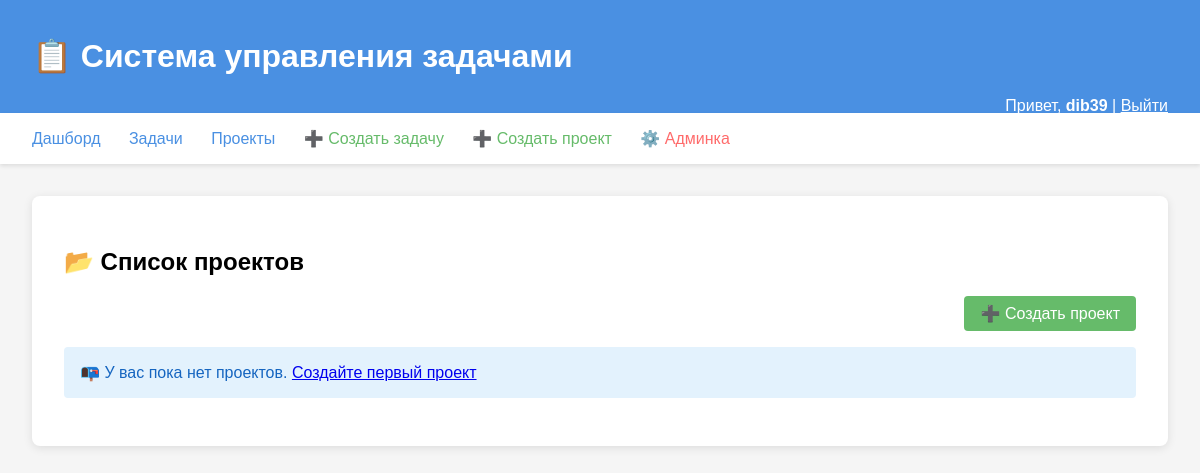
The app's page /lab6/projects/ (signed in), older data.
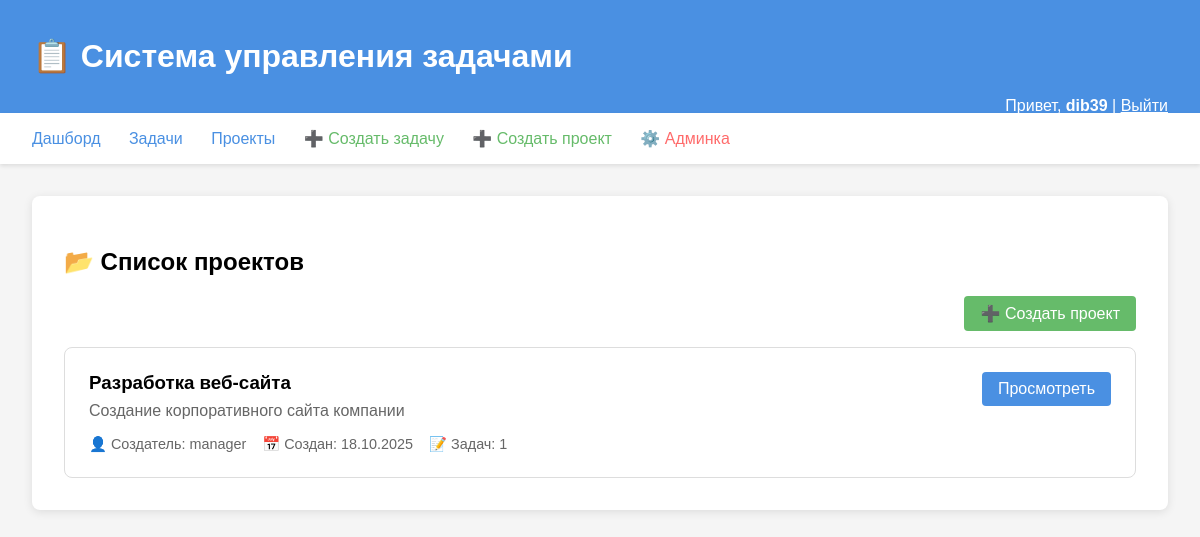
The same page, newer data.
### lab6/models.py (models this page shows, shortened)
class Project(models.Model):
    name = models.CharField(max_length=100, verbose_name="Название проекта")
    description = models.TextField(verbose_name="Описание")
    created_by = models.ForeignKey(User, on_delete=models.CASCADE, verbose_name="Создатель")
    created_at = models.DateTimeField(auto_now_add=True, verbose_name="Дата создания")
    is_public = models.BooleanField(default=False, verbose_name="Публичный проект")
    class Meta:
        verbose_name = "Проект"
        verbose_name_plural = "Проекты"
        permissions = [
            ("can_manage_projects", "Может управлять проектами"),
        ]

### lab6/views.py (the view)
# urls.py: path('projects/', views.project_list, name='project_list'),
@login_required
def project_list(request):
    projects = Project.objects.filter(
        Q(created_by=request.user) | Q(is_public=True)
    ).annotate(
        task_count=Count('task')
    )
    context = {
        'projects': projects,
        'can_create_project': True,  # Все авторизованные могут создавать проекты
    }
    return render(request, 'lab6/project_list.html', context)

### templates/lab6/project_list.html (shortened to what this page needs)
{% extends "lab6/base.html" %}
{% block content %}
<h2>📂 Список проектов</h2>
{% if can_create_project %}
<div style="text-align: right; margin-bottom: 1rem;">
    <a href="/lab6/projects/create/" class="btn btn-success">➕ Создать проект</a>
</div>
{% endif %}
{% if projects %}
    <div style="display: grid; gap: 1rem;">
        {% for project in projects %}
        <div style="border: 1px solid #ddd; padding: 1.5rem; border-radius: 8px;">
            <div style="display: flex; justify-content: between; align-items: start;">
                <div style="flex: 1;">
                    <h3 style="margin: 0 0 0.5rem 0;">
                        {{ project.name }}
                    </h3>
                    <p style="margin: 0 0 1rem 0; color: #666;">{{ project.description }}</p>
                    <div style="display: flex; gap: 1rem; font-size: 0.9rem; color: #666;">
                        <span>👤 Создатель: {{ project.created_by.username }}</span>
                        <span>📅 Создан: {{ project.created_at|date:"d.m.Y" }}</span>
                        <span>📝 Задач: {{ project.task_count }}</span>
                    </div>
                </div>
                <div>
                    <a href="#" class="btn btn-primary">Просмотреть</a>
                </div>
            </div>
        </div>
        {% endfor %}
    </div>
{% else %}
    <div class="alert alert-info">
        📭 У вас пока нет проектов.
        {% if can_create_project %}
            <a href="/lab6/projects/create/">Создайте первый проект</a>
        {% endif %}
    </div>
{% endif %}
{% endblock %}

Row changes from the older to the newer data that the page shows:
added Project: name "Разработка веб-сайта", description "Создание корпоративного сайта компании", created_by.username "manager", created_at "18.10.2025", task_count "1"
Text that changed along with them:
text no longer shown: "📭 У вас пока нет проектов. Создайте первый проект"
